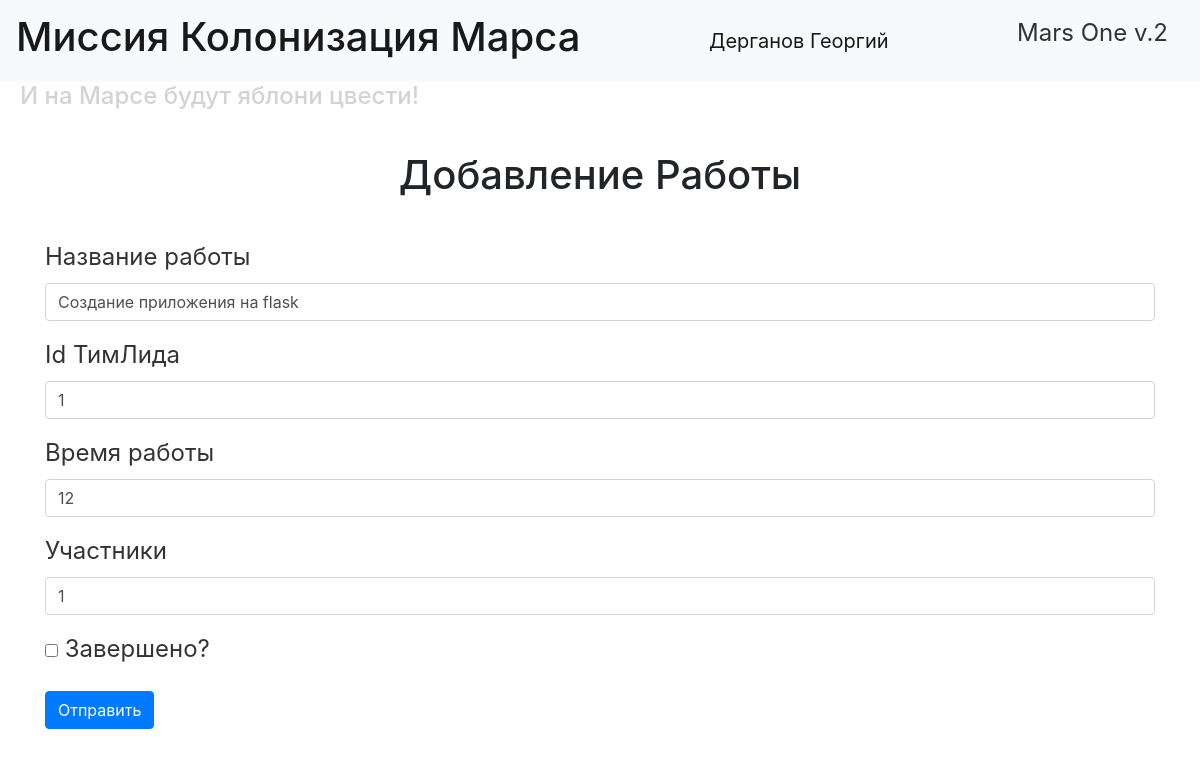
The page /job_change/1 (signed in) on the database its author committed.
### data/users.py (models this page shows, shortened)
class User(SqlAlchemyBase, UserMixin, SerializerMixin):
    __tablename__ = 'users'
    id = sqlalchemy.Column(sqlalchemy.Integer, primary_key=True, autoincrement=True)
    surname = sqlalchemy.Column(sqlalchemy.String, nullable=True)
    name = sqlalchemy.Column(sqlalchemy.String, nullable=True)
    age = sqlalchemy.Column(sqlalchemy.Integer, nullable=True)
    position = sqlalchemy.Column(sqlalchemy.String, nullable=True)
    speciality = sqlalchemy.Column(sqlalchemy.String, nullable=True)
    address = sqlalchemy.Column(sqlalchemy.String, nullable=True)
    email = sqlalchemy.Column(sqlalchemy.String, unique=True, nullable=True)
    hashed_password = sqlalchemy.Column(sqlalchemy.String, nullable=True)
    modified_date = sqlalchemy.Column(sqlalchemy.DateTime, default=datetime.datetime.now)
    city_from = sqlalchemy.Column(sqlalchemy.String, nullable=True)
    jobs = orm.relation("Jobs", back_populates='user')
    departments = orm.relation("Departments", back_populates='user')

### data/jobs.py (models this page shows)
class Jobs(SqlAlchemyBase, UserMixin, SerializerMixin):
    __tablename__ = 'jobs'
    id = sqlalchemy.Column(sqlalchemy.Integer, primary_key=True, autoincrement=True)
    team_leader = sqlalchemy.Column(sqlalchemy.Integer, nullable=True)
    job = sqlalchemy.Column(sqlalchemy.String, nullable=True)
    work_size = sqlalchemy.Column(sqlalchemy.Integer, nullable=True)
    collaborators = sqlalchemy.Column(sqlalchemy.String, nullable=True)
    start_date = sqlalchemy.Column(sqlalchemy.DateTime, nullable=True)
    end_date = sqlalchemy.Column(sqlalchemy.DateTime, nullable=True)
    is_finished = sqlalchemy.Column(sqlalchemy.Boolean, nullable=True)
    user_id = sqlalchemy.Column(sqlalchemy.Integer, sqlalchemy.ForeignKey("users.id"))
    user = orm.relation('User')

### main.py (the view, shortened to what this page needs)
@app.route('/job_change/<int:id>', methods=['GET', 'POST'])
@login_required
def edit_job(id):
    form = JobsForm()
    if request.method == "GET":
        session = db_session.create_session()
        job = session.query(Jobs).filter(Jobs.id == id, ((current_user == Jobs.user) | (current_user.id == Jobs.team_leader))).first()
        if job:
            form.job.data = job.job
            form.team_leader.data = job.team_leader
            form.work_size.data = job.work_size
            form.collaborators.data = job.collaborators
            form.is_finished.data = job.is_finished
        else:
            abort(404)
    return render_template('job.html', title='Редактирование работы', form=form)

### main.py
class JobsForm(FlaskForm):
    job = StringField('Название работы', validators=[DataRequired()])
    team_leader = IntegerField("Id ТимЛида", validators=[DataRequired()])
    work_size = IntegerField("Время работы", validators=[DataRequired()])
    collaborators = StringField("Участники", validators=[DataRequired()])
    is_finished = BooleanField("Завершено?")
    submit = SubmitField('Отправить')

### data/db_session.py (called while the page is built)
def create_session() -> Session:
    global __factory
    return __factory()

### main.py (called while the page is built)
@login_manager.user_loader
def load_user(user_id):
    session = db_session.create_session()
    return session.query(User).get(user_id)

### templates/job.html (shortened to what this page needs)
{% extends "base.html" %}
{% block content %}
<h1 class="title">Добавление Работы</h1>
<form action="" method="post">
    <p>
        {{ form.job.label }}<br>
        {{ form.job(class="form-control") }}
    </p>
    <p>
        {{ form.team_leader.label }}<br>
        {{ form.team_leader(class="form-control") }}
    </p>
    <p>
        {{ form.work_size.label }}<br>
        {{ form.work_size(class="form-control") }}
    </p>
    <p>
        {{ form.collaborators.label }}<br>
        {{ form.collaborators(class="form-control") }}
    </p>
    <p>{{ form.is_finished() }} {{ form.is_finished.label }}</p>
    <p>{{ form.submit(type="submit", class="btn btn-primary") }}</p>
</form>
{% endblock %}

### templates/base.html (shortened to what this page needs)
<!doctype html>
<html lang="en">
    <head>
        <link rel="stylesheet"
              href="https://stackpath.bootstrapcdn.com/bootstrap/4.4.1/css/bootstrap.min.css"
>
        <link rel="stylesheet" type="text/css" href="{{ url_for('static', filename='css/style.css') }}">
    </head>
    <body>
        <header>
            <nav class="navbar navbar-light bg-light">
                <a class="navbar-brand" href="/"><h1>Миссия Колонизация Марса</h1></a>
                {% if current_user.is_authenticated %}
                    <a class="navbar-brand" href="/logout">{{ current_user.surname }} {{ current_user.name }}</a>
                {% else %}
                    <p>
                        <a class="btn btn-primary" href="/register">Зарегистрироваться</a>
                        <a class="btn btn-success" href="/login">Войти</a>
                    </p>
                {% endif %}
                <a class="navbar-brand" href="/"><p>Mars One v.2</p></a>
            </nav>
            <h4>И на Марсе будут яблони цвести!</h4>
        </header>
        <main role="main" class="container">
            <div>
                {% block content %}{% endblock %}
            </div>
        </main>
    </body>
</html>

### static/css/style.css (style rules this page uses)
h4 { color: lightgrey; margin-left: 20px; }
p { font-size: 24px; color: rgba(0,0,0,0.8); }
.title { text-align: center; margin: 40px 40px; }

### rows shown on the page
User: surname "Дерганов", name "Георгий"
Jobs: job "Создание приложения на flask", team_leader "1", work_size "12", collaborators "1"
